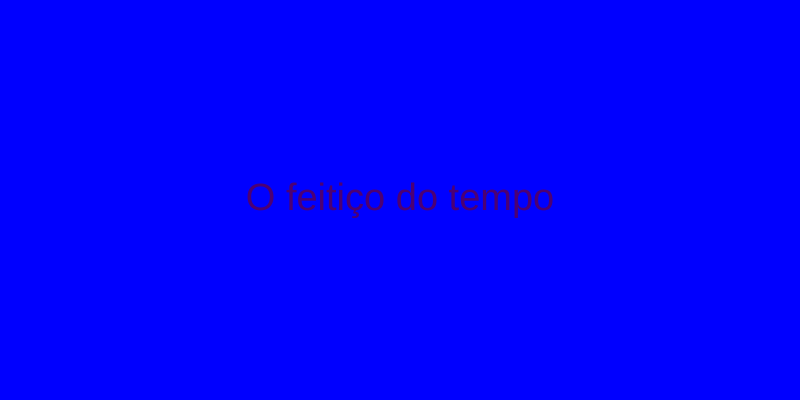
Frame 1 (no input)
Frame 60 (no input): identical to frame 1, image omitted
Frame 120 (the mouse pressed at the canvas centre since frame 60): identical to frame 1, image omitted

The p5.js sketch that drew this single still picture (run headless with seeded random() and noise() and a simulated clock; from frame 60 on, the mouse is pressed at the canvas centre):

// p5.js sketch
// ── sketch.js
let campoIdade;
let campoFantasia;
let campoAventura;

function setup() {
  createCanvas(800, 400);
  createElement("h2", "Recomendador de filmes");
  createSpan("Sua idade:");
  campoIdade = createInput("5");
  campoFantasia = createCheckbox("Gosta de fantasia?");
  campoAventura = createCheckbox("Gosta de aventura?");
}

function draw() {
  background("blue");
  let idade = campoIdade.value();
  let gostaDeFantasia = campoFantasia.checked();
  let gostaDeAventura = campoAventura.checked();
  let recomendacao = geraRecomendacao(idade, gostaDeFantasia, gostaDeAventura);

  fill(color(76, 0, 115));
  textAlign(CENTER, CENTER);
  textSize(38);
  text(recomendacao, width / 2, height / 2);
}

function geraRecomendacao(idade, gostaDeFantasia, gostaDeAventura) {
  if (idade >= 10) {
    if (idade >= 14) {
      return "O menino que descobriu o vento";
    } else {
      if (idade >= 12) {
        if(gostaDeFantasia || gostaDeAventura) {
          return "Homem aranha: no aranhaverso";          
        } else{
         return "Ladrões de bicicleta";
        }
      } else {
        if (gostaDeFantasia) {
          return "As aventuras de pi";
        } else {
          return "Depois da chuva";
        }
      }
    }
  } else {
    if (gostaDeFantasia) {
      return "A viagem de chihiro";
    } else {
      return "O feitiço do tempo";
    }
  }
}

// ── styli.css
html, body {
  margin: 30px;
  padding: 0;
  background-color: rgb(144, 214, 255);
}

canvas {
  display: block;
}
